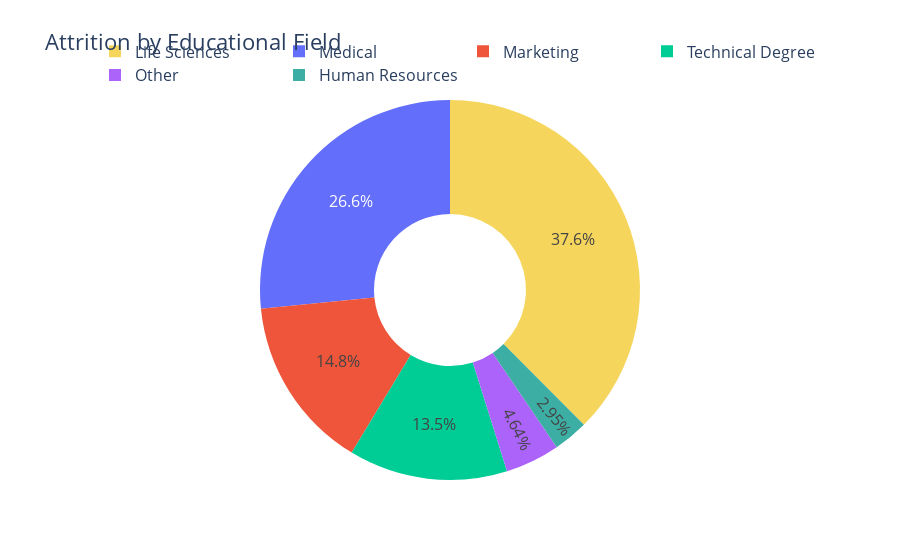

The notebook cell saved with this chart:
### Markdown cell above
# We can see that the Research & Development department has a high attrition rate. Now let’s have a look at the percentage of attrition by education field:

### Code cell
attrition_by = attr_df.groupby(['EducationField']).size().reset_index(name='Count')

# Create a donut chart
fig = go.Figure(data=[go.Pie(
    labels=attrition_by['EducationField'],
    values=attrition_by['Count'],
    hole=0.4,
    marker=dict(colors=['#3CAEA3', '#F6D55C']),
    textposition='inside'
)])

# Update the layout
fig.update_layout(title='Attrition by Educational Field', font=dict(size=16), legend=dict(
    orientation="h", yanchor="bottom", y=1.02, xanchor="right", x=1
))

# Show the chart
fig.show()

### Figure 1 — Plotly figure (JSON) as saved in the notebook; plotly's stock layout.template omitted (floating-point values rounded to 4 significant figures)
{"data": [{"hole": 0.4, "labels": ["Human Resources", "Life Sciences", "Marketing", "Medical", "Other", "Technical Degree"], "marker": {"colors": ["#3CAEA3", "#F6D55C"]}, "textposition": "inside", "type": "pie", "values": [7, 89, 35, 63, 11, 32]}], "layout": {"font": {"size": 16}, "legend": {"orientation": "h", "x": 1, "xanchor": "right", "y": 1.02, "yanchor": "bottom"}, "title": {"text": "Attrition by Educational Field"}}}
